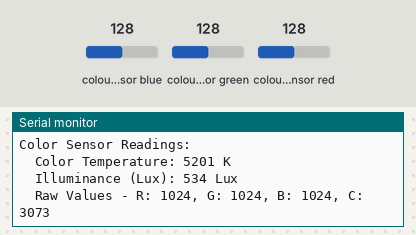
Bench run of a sketch on a simulated Arduino Uno, built with avr-gcc and run on an emulated ATmega328P. Parts: the last lines printed to the serial monitor. Inputs (shaded band) come from the test bench; at power-on: colour sensor blue 128, colour sensor green 128, colour sensor red 128.

Above: at 1.2 s.
1.3 s: colour sensor blue set to 5
At 1.71 s:
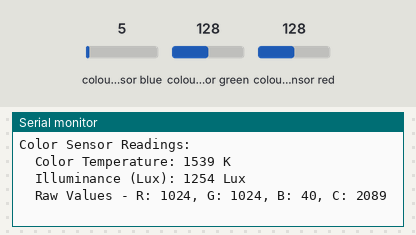
2.8 s: colour sensor green set to 5
At 3.14 s:
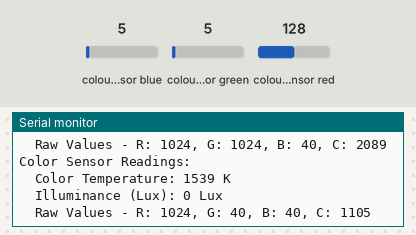
4.3 s: colour sensor red set to 5
At 4.56 s:
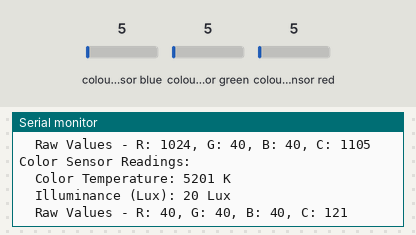
Timing chart, 0 to 7.3 s (numbered marks = the images above; inputs shaded):
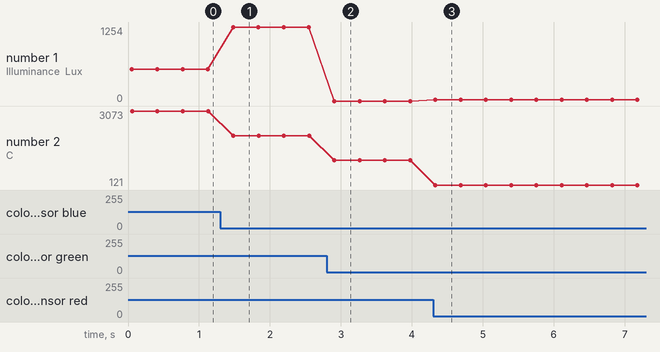

The sketch:

Adafruit_TCS34725.ino
```cpp
#include <Wire.h>
#include "Adafruit_TCS34725.h"

// Example code for the Adafruit TCS34725 color sensor library

// Connection Instructions:
// - Connect SCL to analog pin 5
// - Connect SDA to analog pin 4
// - Connect VDD to 3.3V DC
// - Connect GROUND to common ground

// Initialize the TCS34725 sensor with specific integration time and gain
Adafruit_TCS34725 tcs = Adafruit_TCS34725(TCS34725_INTEGRATIONTIME_600MS, TCS34725_GAIN_1X);

void setup(void) {
  Serial.begin(115200); // Initialize serial communication at 115200 baud

  // Attempt to initialize the sensor
  if (tcs.begin()) {
    Serial.println("Color sensor initialized successfully.");
  } else {
    Serial.println("Error: No TCS34725 sensor found! Please check your connections.");
    while (1); // Halt execution if sensor initialization fails
  }

  // Ready to get readings!
  Serial.println("Starting to read color data...");
}

void loop(void) {
  uint16_t r, g, b, c, colorTemp, lux;

  // Get raw RGB and clear light readings
  tcs.getRawData(&r, &g, &b, &c);

  // Calculate color temperature and lux from raw readings
  colorTemp = tcs.calculateColorTemperature_dn40(r, g, b, c);
  lux = tcs.calculateLux(r, g, b);

  // Print the results to the Serial Monitor in a user-friendly format
  Serial.println("Color Sensor Readings:");
  Serial.print("  Color Temperature: ");
  Serial.print(colorTemp);
  Serial.println(" K");

  Serial.print("  Illuminance (Lux): ");
  Serial.print(lux);
  Serial.println(" Lux");

  Serial.print("  Raw Values - R: ");
  Serial.print(r);
  Serial.print(", G: ");
  Serial.print(g);
  Serial.print(", B: ");
  Serial.print(b);
  Serial.print(", C: ");
  Serial.print(c);
  Serial.println(" ");

  delay(300); // Delay to avoid flooding the Serial Monitor with data
}
```

Measured:
- after the input at 1.3 s, the serial monitor: prints a new line after 0.18 s (image 1)
- after the input at 2.8 s, the serial monitor: prints a new line after 0.11 s (image 2)
- after the input at 4.3 s, the serial monitor: prints a new line at once (image 3)
- plotted number 1: 534 → 1254 after the input at 1.3 s, 1254 → 0 after the input at 2.8 s, 0 → 20 after the input at 4.3 s
- plotted number 2: 3073 → 2089 after the input at 1.3 s, 2089 → 1105 after the input at 2.8 s, 1105 → 121 after the input at 4.3 s
